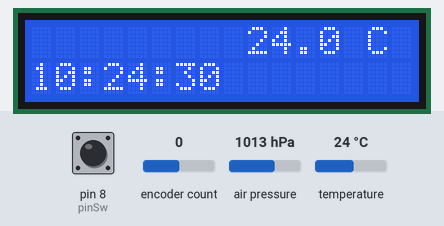
Simulated run of this sketch. Board: Arduino Nano, built with avr-gcc and run on an emulated ATmega328P. Shown: 16×2 character LCD. The test bench sets the inputs (shaded band); at power-on: encoder count 0, air pressure 1013 hPa, temperature 24 °C, pin 8 (pinSw) HIGH. The local clock reads 2024-03-15 10:24:30 at power-on unless the sketch sets it; storage starts empty.

Above: at 1.6 s.
1.7 s: encoder count set to 1
At 2.8 s:
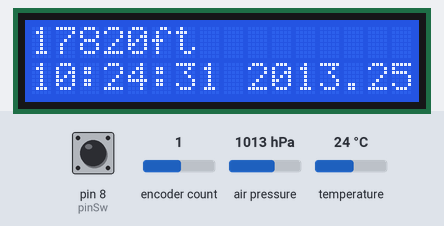
5.8 s: air pressure set to 952 hPa
At 7.8 s:
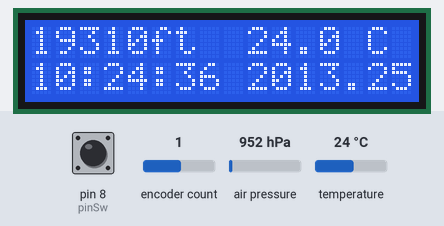
8.5 s: temperature set to 12 °C
At 9.6 s:
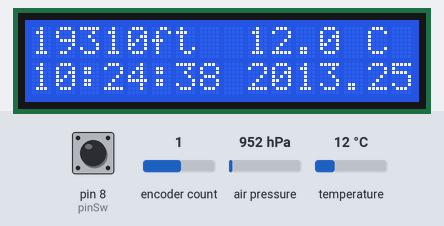
11.5 s: encoder count set to 2
At 12.8 s:
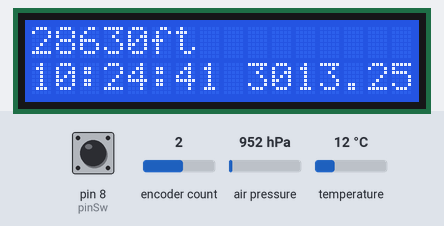
13.5 s: air pressure set to 975 hPa
At 14.8 s:
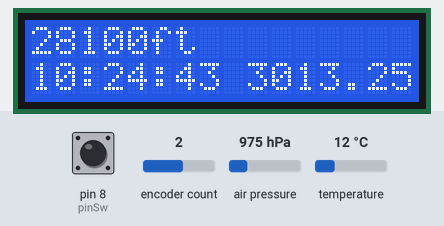
16.5 s: encoder count set to 3
At 17.8 s:
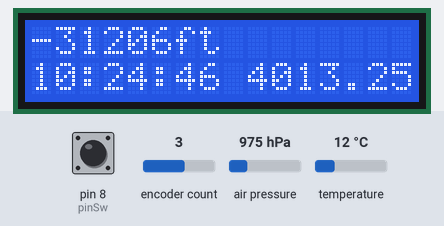
Timing chart, 0 to 19.5 s (numbered marks = the images above; inputs shaded):
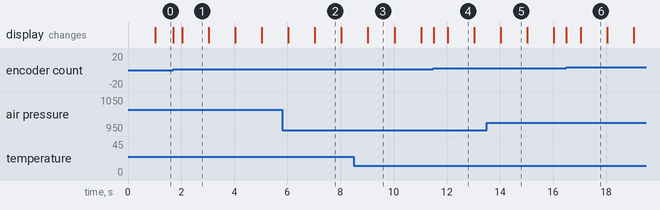

Measured:
- after the input at 5.8 s, the display: first changes after 0.24 s (image 2 shows a later state)
- after the input at 13.5 s, the display: changes after 0.54 s (image 5)
- what the display in image 1 shows lasts 1.0 s, from 2.0 s to 3.0 s

The sketch:

airduino.ino
```cpp
#include <Adafruit_BMP085_U.h>
#include <Adafruit_Sensor.h>
#include <DHT.h>
#include <DS3232RTC.h>
#include <LiquidCrystal.h>
#include <Rotary.h>
#include <SD.h>
#include <SPI.h>
#include <Time.h>
#include <Wire.h>

LiquidCrystal lcd(2, 3, 4, 5, 6 , 7);
DHT dht(15, DHT22);
Adafruit_BMP085_Unified bmp = Adafruit_BMP085_Unified(10085);
Rotary rotation = Rotary(9, 10);

File sd;
boolean btnPressed;
boolean btnPressedLast;
const int pinSdCs = 14;
const int pinSw = 8;
double multiplier = 1000.00;
float qnh = 1013.25;
float temperature = 0.00;
int altitude;
int altitudeLast;
long duration = 0;

void setup() {
  pinMode(pinSw, INPUT);

  lcd.begin(16, 2);
  lcd.setCursor(0,0);

  setSyncProvider(RTC.get);
  if (timeStatus() != timeSet) {
    lcd.print("Can't sync RTC  ");
    while(1);
  }

  if (!bmp.begin()) {
    lcd.print("No BMP085 found ");
    while(1);
  }

  if (!SD.begin(pinSdCs)) {
    lcd.print("Can't find SD   ");
    while(1);
  }

  dht.begin();
}

void loop() {
  // UI Events
  handleRotation();
  handleBtnPress();

  // Sensor events limited to 1/sec to give UI focus
  if (millis() >= duration + 1000) {
    duration = millis();
    printTime();
    getBmp();
    // getDht();
    // logToCard();
  }
}

void getBmp() {
  bmp.getTemperature(&temperature);

  clearChars(9, 15, 0);
  lcd.setCursor(9,0);
  lcd.print(temperature, 1);
  lcd.print(" C");

  sensors_event_t event;
  bmp.getEvent(&event);

  if (event.pressure) {
    altitude = round(round(
        bmp.pressureToAltitude(
        qnh,
        event.pressure,
        event.temperature) * 3.2808399) / 10) * 10;
    if (altitude != altitudeLast) {
      clearChars(0, 15, 0);
      lcd.setCursor(0,0);
      lcd.print(altitude);
      lcd.print("ft");
      altitudeLast = altitude;
    }
  }
}

void getDht() {
  float h = dht.readHumidity();
  float t = dht.readTemperature();
  clearChars(0, 15, 0);
  lcd.setCursor(0, 0);
  lcd.print(h);
  lcd.print(" ");
  lcd.print(t);
}

void handleRotation() {
  unsigned char result = rotation.process();
  if (result) {
    if (result == DIR_CW) {
      qnh = qnh + multiplier;
    } else {
      qnh = qnh - multiplier;
    }
    clearChars(9, 15, 1);
    lcd.setCursor(9, 1);
    lcd.print(qnh);
  }
}

void handleBtnPress() {
  btnPressed = digitalRead(pinSw);
  if (btnPressed != btnPressedLast) {
    if (!btnPressed) {
      multiplier = multiplier / 10;
      if (multiplier < 0.01) {
        multiplier = 1000;
      }
    }
    btnPressedLast = btnPressed;
  }
}

void printTime() {
  lcd.setCursor(0,1);
  lcd.print(hour());
  printDigits(minute());
  printDigits(second());
}

void printDigits(int digits) {
  lcd.print(':');
  if (digits < 10) {
    lcd.print('0');
  }
  lcd.print(digits);
}

void clearChars(short fromX, short toX, short row) {
  for (short i = fromX; i < toX; i++) {
    lcd.setCursor(i, row);
    lcd.print(' ');
  }
}

void logToCard() {
  sd = SD.open("logfile.txt", FILE_WRITE);
  sd.println(millis());
  sd.close();
}
```
